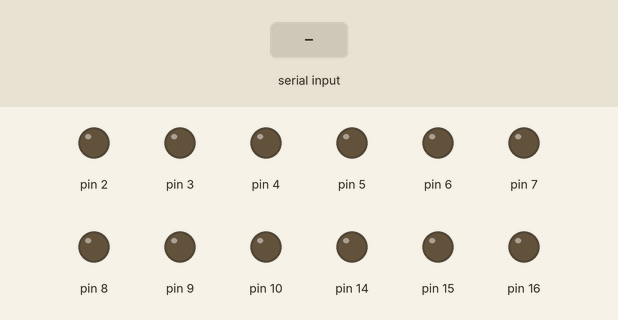
Bench run of a sketch on a simulated Arduino Mega 2560, built with avr-gcc and run on an emulated ATmega2560. On the bench: output pins drawn as LEDs (lit = HIGH). Inputs (shaded band) come from the test bench. Pins used as bus, display or sensor lines are not drawn.

Above: at 1.2 s.
1.3 s: "90,45,200\n" received over the second serial link
At 1.7 s:
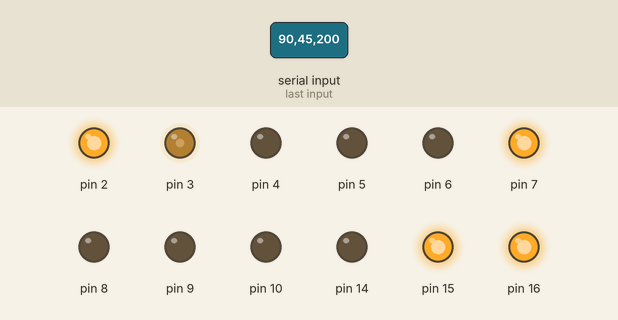
2.8 s: "30,150,10\n" received over the second serial link
At 4.0 s:
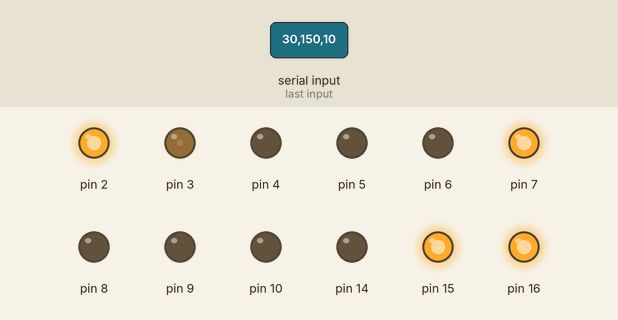
4.3 s: "200\n" received over the second serial link
At 5.2 s:
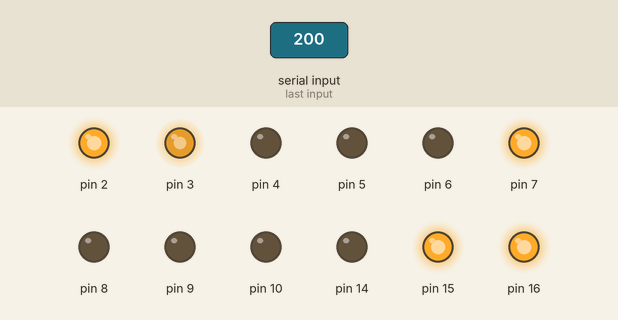
5.8 s: "90,45\n" received over the second serial link
At 6.3 s:
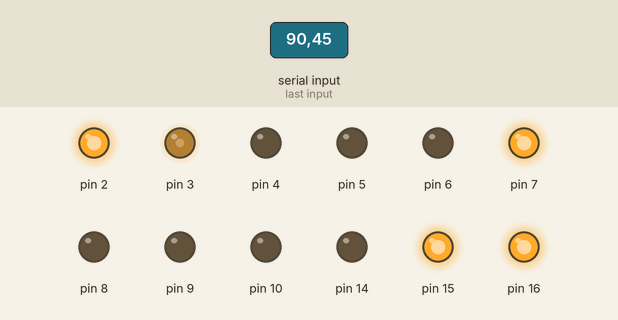
7.3 s: "30,150\n" received over the second serial link
At 8.7 s:
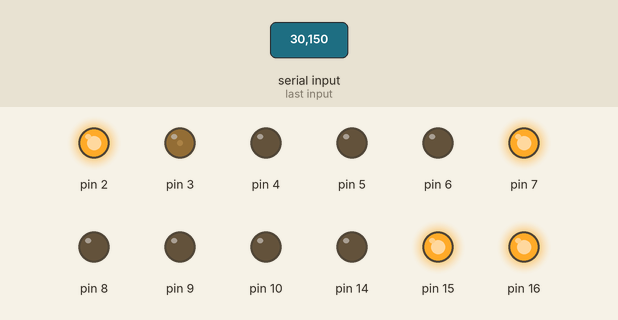
Timing chart, 0 to 9.8 s (numbered marks = the images above; inputs shaded):
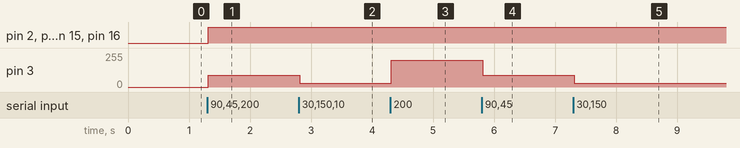

The sketch:

lego_ble.ino
```cpp
#define INPUT_SIZE 30 //input buffer size

//motor channel struct
struct Channel {
    int en1;
    int en2;
    int pwm;
    int value;
};

Channel m1 = { 2 , 4 , 3 , 0 }; // en1 , en2 , pwm , value
Channel m2 = { 7 , 8 , 5 , 0 };
Channel m3 = { 15 , 14 , 6 , 0 };
Channel m4 = { 16 , 10 , 9 , 0 };

//standby, pin must be HIGH to enable motor drivers
int standby = 18;

//serial input buffer
char inputBuffer[INPUT_SIZE + 1];

void setup() {

    pinMode(m1.en1, OUTPUT);
    pinMode(m1.en2, OUTPUT);
    pinMode(m1.pwm, OUTPUT);
    pinMode(m2.en1, OUTPUT);
    pinMode(m2.en2, OUTPUT);
    pinMode(m2.pwm, OUTPUT);
    pinMode(m3.en1, OUTPUT);
    pinMode(m3.en2, OUTPUT);
    pinMode(m3.pwm, OUTPUT);
    pinMode(m4.en1, OUTPUT);
    pinMode(m4.en2, OUTPUT);
    pinMode(m4.pwm, OUTPUT);
    pinMode(standby, OUTPUT);

    digitalWrite(standby, HIGH);

    Serial1.begin(115200); //hardware Serial1 - default HM-10 baud rate is 9600, mine was changed e.g. AT+BAUD
    Serial1.setTimeout(10);
    while(!Serial1);
}

void loop() {
    if(Serial1.available() > 0){
        byte size = Serial1.readBytes(inputBuffer, INPUT_SIZE);
        Serial.println(inputBuffer); //print input for debugging
        inputBuffer[size] = 0; //null terminate input

        //tokenize input commands with '#' as the deliminator
        char* command = strtok(inputBuffer, "#");
        m1.value = atoi(command);
        command = strtok(0, "#");
        m2.value = atoi(command);
        command = strtok(0, "#");
        m3.value = atoi(command);
        command = strtok(0, "#");
        m4.value = atoi(command);
        updatePWM();

        //print parsed values
        Serial.print("M1 Speed is ");
        Serial.println(m1.value);
        Serial.print("M2 Speed is ");
        Serial.println(m2.value);
        Serial.print("M3 Speed is ");
        Serial.println(m3.value);
        Serial.print("M4 Speed is ");
        Serial.println(m4.value);
    }
}

void updatePWM(){
    //Channel 1
    if(m1.value < 0){
        digitalWrite(m1.en1, LOW);
        digitalWrite(m1.en2, HIGH);
    }else{
        digitalWrite(m1.en1, HIGH);
        digitalWrite(m1.en2, LOW);
    }
    analogWrite(m1.pwm, abs(m1.value));
    //Channel 2
    if(m2.value < 0){
        digitalWrite(m2.en1, LOW);
        digitalWrite(m2.en2, HIGH);
    }else{
        digitalWrite(m2.en1, HIGH);
        digitalWrite(m2.en2, LOW);
    }
    analogWrite(m2.pwm, abs(m2.value));
    //Channel 3
    if(m3.value < 0){
        digitalWrite(m3.en1, LOW);
        digitalWrite(m3.en2, HIGH);
    }else{
        digitalWrite(m3.en1, HIGH);
        digitalWrite(m3.en2, LOW);
    }
    analogWrite(m3.pwm, abs(m3.value));
    //Channel 4
    if(m4.value < 0){
        digitalWrite(m4.en1, LOW);
        digitalWrite(m4.en2, HIGH);
    }else{
        digitalWrite(m4.en1, HIGH);
        digitalWrite(m4.en2, LOW);
    }
    analogWrite(m4.pwm, abs(m4.value));
}
```

Measured:
- after the input at 1.3 s, pin 2, pin 7, pin 15, pin 16: LOW → HIGH at once; pin 3: 0/255 → 90/255 at once
- after the input at 2.8 s, pin 3: 90/255 → 30/255 at once
- after the input at 4.3 s, pin 3: 30/255 → 200/255 at once
- after the input at 5.8 s, pin 3: 200/255 → 90/255 at once
- after the input at 7.3 s, pin 3: 90/255 → 30/255 at once
